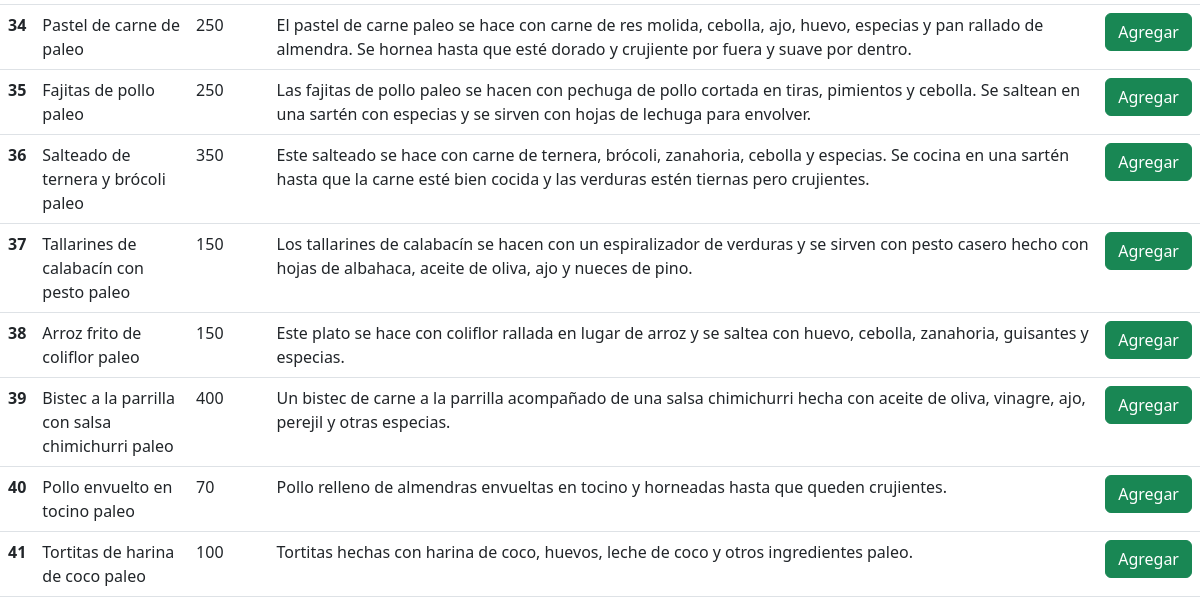
The app's page /modificarDieta/agregarDieta/5/ (lower part), older data.
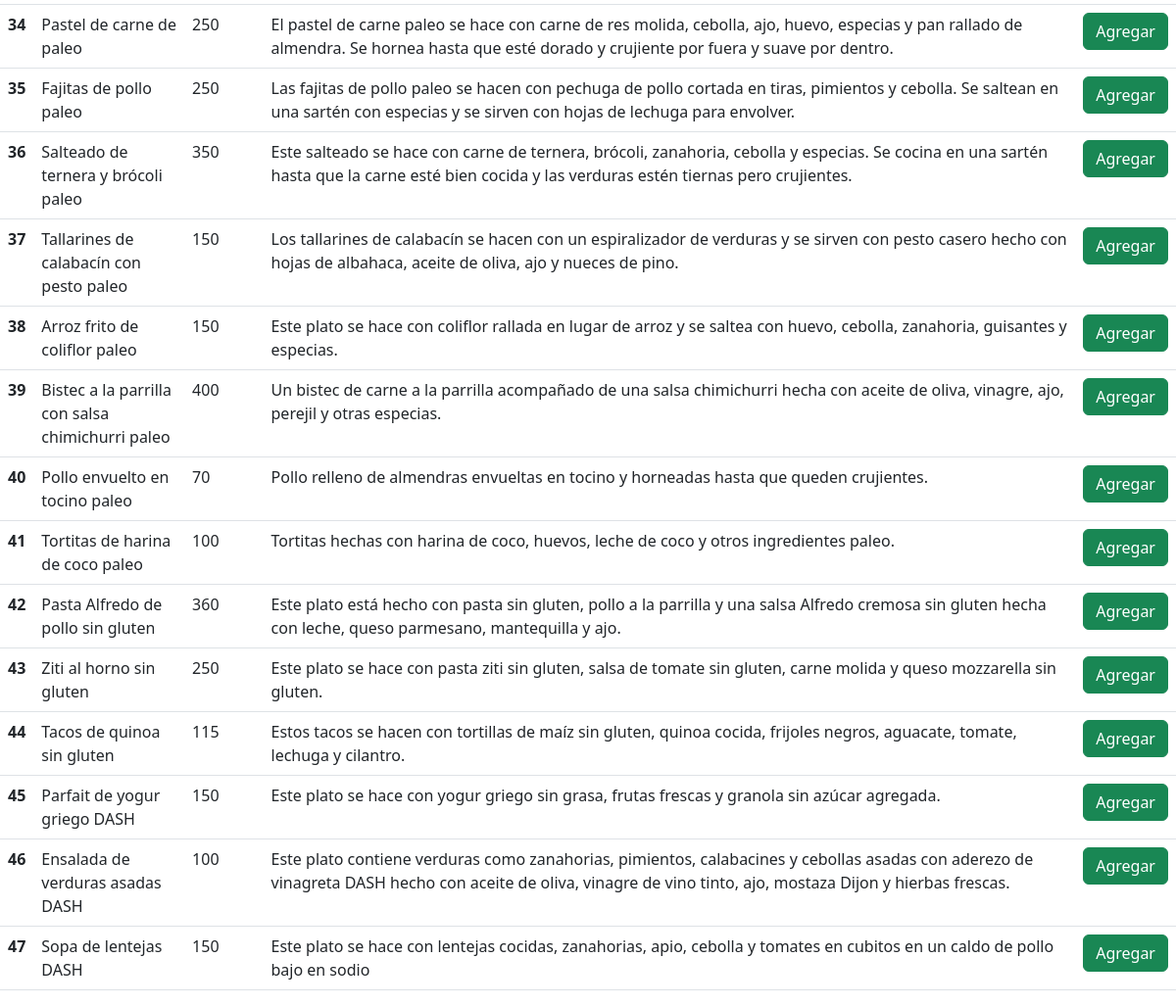
The same page, newer data.
### main/models.py (models this page shows, shortened)
class comidas(models.Model):
    nombre = models.TextField(max_length=50)
    calorias= models.IntegerField()
    descripcion= models.TextField(max_length=100000)
    link= models.URLField(max_length=4000, default= ' ')

### main/views.py (the view, shortened to what this page needs)
# urls.py: path('modificarDieta/agregarDieta/<str:idDieta>/', views.agregarADieta, name="agregarADieta"),
def agregarADieta(request, idDieta):
    idComidas = []
    comidasNoDieta = []
    comida = mostrarComidas()
    dietacomidaquery = comidaDieta.objects.all()
    for i in dietacomidaquery:
        nombreDieta = str(i.dieta)
        if nombreDieta == idDieta:
            idComidas.append(i.comida)
        else:
            pass
    cont = 0
    for i in comida:
        texto = str(i.nombre)
        if cont == 0:
            comidasNoDieta.append(i)
            cont = 0
        else:
            cont = 0
    return render(request, 'agregarComida.html', {'alimentos': comidasNoDieta, 'dieta': idDieta})

### main/models.py (called while the page is built)
    def __str__(self):
        return self.nombre

### main/views.py (called while the page is built)
def mostrarComidas():
    comida = comidas.objects.all()
    return comida

### MealMaster/templates/agregarComida.html (shortened to what this page needs)
{% extends 'base.html' %}
{% block content %}
<table class="table">
    <tbody>
    {% for comida in alimentos %}
        <tr>
            <th scope="row">{{ comida.id }}</th>
            <td>{{ comida.nombre }}</td>
            <td>{{ comida.calorias}}</td>
            <td>{{ comida.descripcion}}</td>
            <td><a href="http://127.0.0.1:8000/modificarDieta/agregarComida/{{comida.id}}/{{dieta}}" class="btn btn-success">Agregar</td>
        </tr>
    {% endfor %}
    </tbody>
</table>
{% endblock content %}

### MealMaster/templates/base.html (shortened to what this page needs)
{% load static %}
<!DOCTYPE html>
<html lang="en">
<head>
    <link href="https://cdn.jsdelivr.net/npm/bootstrap@5.3.0-alpha1/dist/css/bootstrap.min.css" rel="stylesheet">
</head>
<body>
    <main>
        {% block content %}
        {% endblock %}
    </main>
</body>
</html>

Row changes from the older to the newer data that the page shows:
added comidas: id "42", nombre "Pasta Alfredo de pollo sin gluten", calorias "360", descripcion "Este plato está hecho con pasta sin gluten, pollo a la parrilla y una salsa Alfredo cremosa sin gluten hecha con leche, queso parmesano, mantequilla y ajo."
added comidas: id "43", nombre "Ziti al horno sin gluten", calorias "250", descripcion "Este plato se hace con pasta ziti sin gluten, salsa de tomate sin gluten, carne molida y queso mozzarella sin gluten."
added comidas: id "44", nombre "Tacos de quinoa sin gluten", calorias "115", descripcion "Estos tacos se hacen con tortillas de maíz sin gluten, quinoa cocida, frijoles negros, aguacate, tomate, lechuga y cilantro."
added comidas: id "45", nombre "Parfait de yogur griego DASH", calorias "150", descripcion "Este plato se hace con yogur griego sin grasa, frutas frescas y granola sin azúcar agregada."
added comidas: id "46", nombre "Ensalada de verduras asadas DASH", calorias "100", descripcion "Este plato contiene verduras como zanahorias, pimientos, calabacines y cebollas asadas con aderezo de vinagreta DASH hecho con aceite de oliva, vinagre de vino tinto, ajo, mostaza Dijon y hierbas frescas."
added comidas: id "47", nombre "Sopa de lentejas DASH", calorias "150", descripcion "Este plato se hace con lentejas cocidas, zanahorias, apio, cebolla y tomates en cubitos en un caldo de pollo bajo en sodio"
